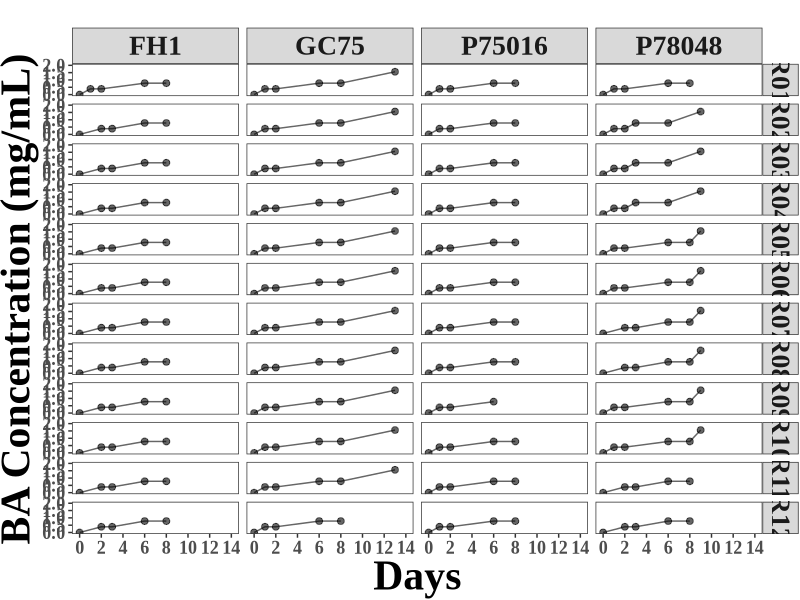
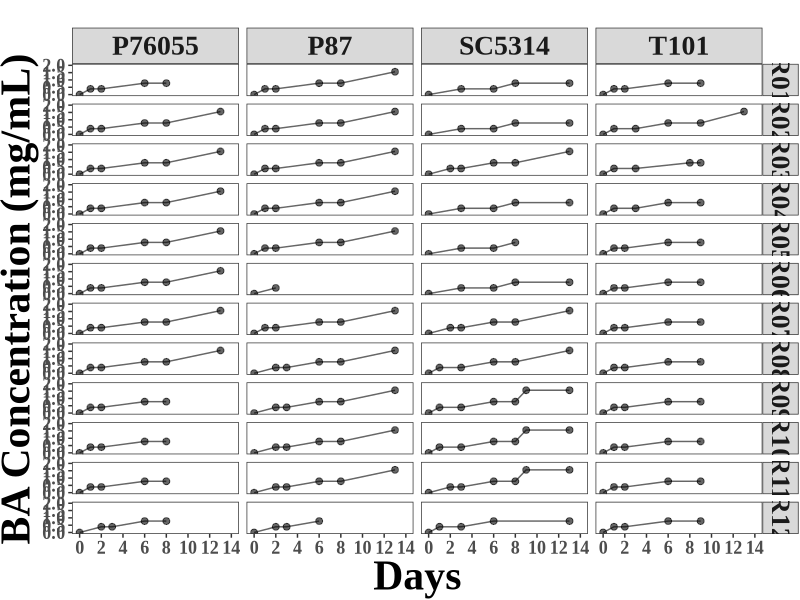
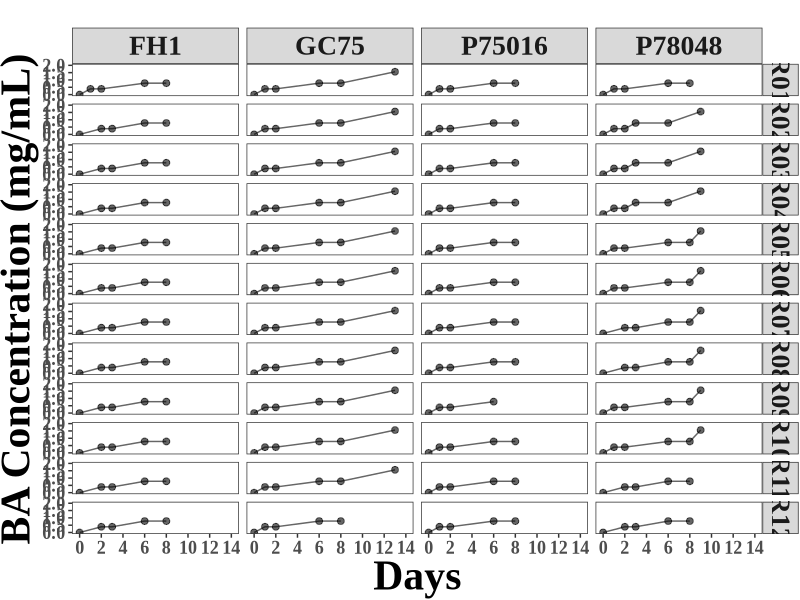
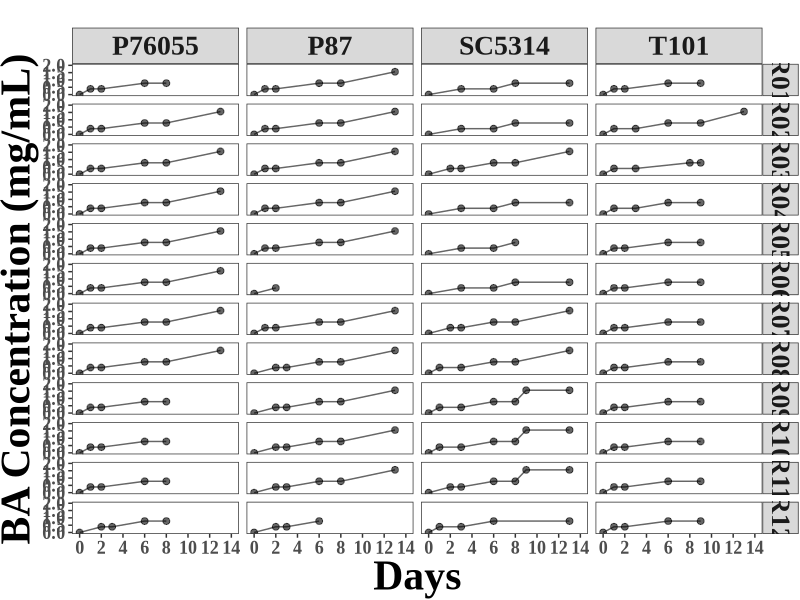

These figures' R source, in order:
library(here)
library(tidyverse)
library(ggpubr)
library(lubridate)
library(viridis)

Transfer_df <- read_delim(here("data_in","BAE", "230726_TransferFigureDates_BAE2.csv"), delim=",") %>% 
  select(Strain, Replicate, Concentration, Date_short, Date_long, Date)
Strain_Names <- tibble( Strain = c("A02","A03","A04","A08","A10","A12","A17","A18"), StrainName = c("P87", "GC75","P78048", "P75016", "P76055", "T101","SC5314", "FH1"))

colnames(Transfer_df)[2] ="Concentration"
colnames(Transfer_df)[3] ="Replicate"

Transfer_df <- Transfer_df[order(as.Date(Transfer_df$Date, format="%m/%d")),]
Transfer_df$Date <- as.factor(Transfer_df$Date)

Transfer_df <- Transfer_df %>%  mutate(Days = yday(ymd(Date_long))-267)

Transfer_df <- merge(Transfer_df, Strain_Names)

###########################################################################
p1 <- Transfer_df %>% filter(Strain %in% c("A18", "A03", "A08", "A04")) %>% 
  ggplot(aes(x = Days, y = Concentration)) +
  geom_point(alpha = 0.6, size = 2) +
  geom_line(aes(group = Replicate), alpha = 0.6) +
  scale_x_continuous(breaks = seq(0, 14, 2), limits = c(0, 14)) +
  scale_y_continuous(breaks = seq(0, 2, 0.5), limits = c(0, 2)) +
  xlab("Days") +
  ylab("BA Concentration (mg/mL)") +
  facet_grid(Replicate~StrainName) + 
  theme_bw() +
  theme(panel.grid.major = element_blank(), 
        panel.grid.minor = element_blank(),
        plot.margin = margin(unit(c(20, 1, 1, 1),  "lines",)),
        text=element_text(family="Times New Roman", face="bold"), 
        axis.title.x = element_text(size=30), axis.title.y = element_text(size=30),
        strip.text.x = element_text(size = 20), strip.text.y = element_text(size = 20),
        axis.text.x = element_text(size = 13), axis.text.y = element_text(size = 13))

p1

ggsave(here("figures_out","BAE","230831_AB.JPG"), plot= p1, 
       height = 12,
       width = 9)


p2 <- Transfer_df %>% filter(Strain %in% c("A10", "A12", "A02", "A17")) %>% 
  ggplot(aes(x = Days, y = Concentration)) +
  geom_point(alpha = 0.6, size = 2) +
  geom_line(aes(group = Replicate), alpha = 0.6) +
  scale_x_continuous(breaks = seq(0, 14, 2), limits = c(0, 14)) +
  scale_y_continuous(breaks = seq(0, 2, 0.5), limits = c(0, 2)) +
  xlab("Days") +
  ylab("BA Concentration (mg/mL)") +
  facet_grid(Replicate~StrainName) + 
  theme_bw() +
  theme(panel.grid.major = element_blank(), 
        panel.grid.minor = element_blank(),
        plot.margin = margin(unit(c(20, 1, 1, 1),  "lines",)),
        text=element_text(family="Times New Roman", face="bold"), 
        axis.title.x = element_text(size=30), axis.title.y = element_text(size=30),
        strip.text.x = element_text(size = 20), strip.text.y = element_text(size = 20),
        axis.text.x = element_text(size = 13), axis.text.y = element_text(size = 13))
p2

ggsave(here("figures_out","BAE","230831_other.JPG"), plot= p2, 
       height = 12,
       width = 9)